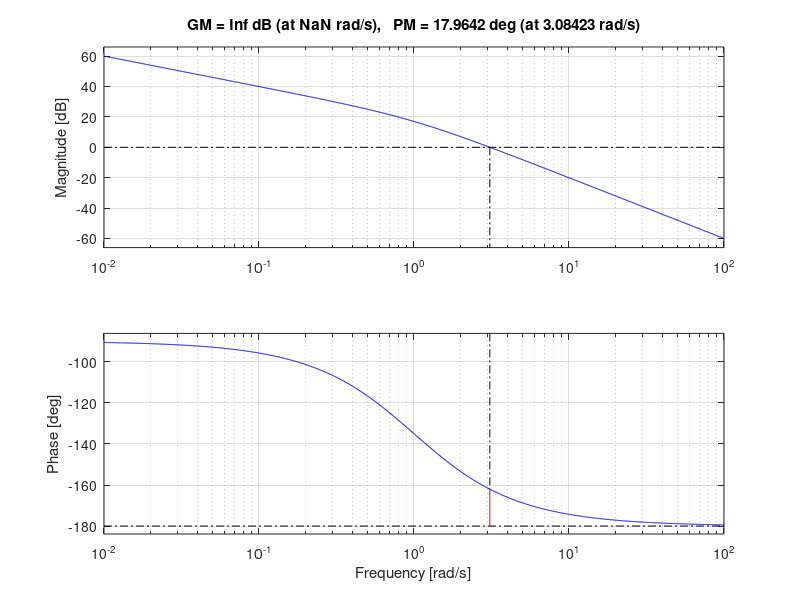
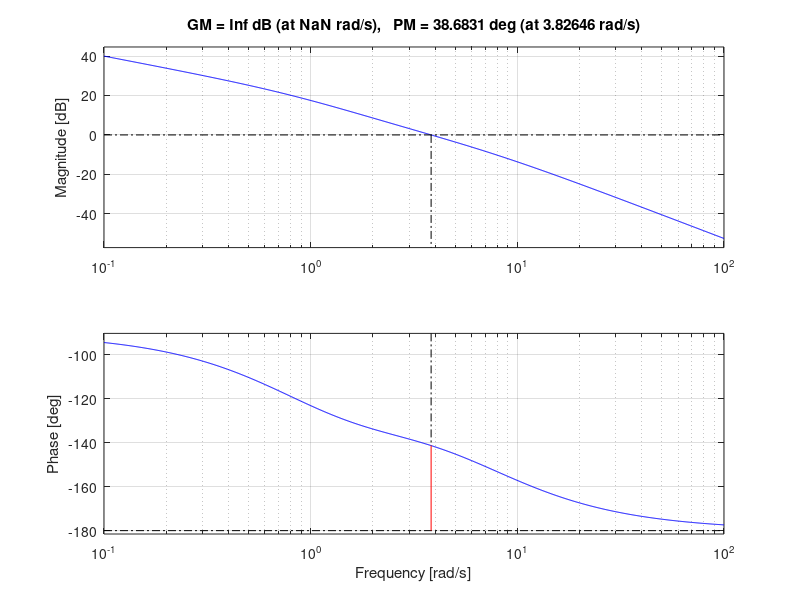
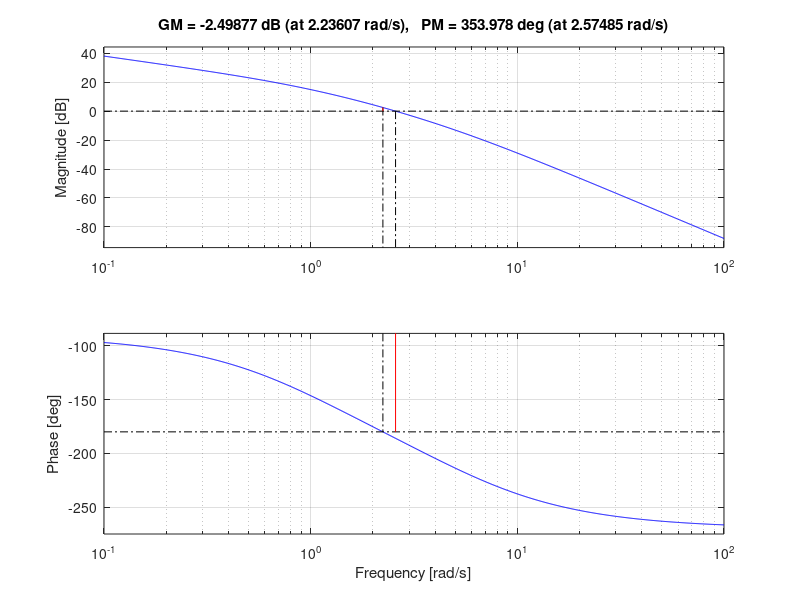
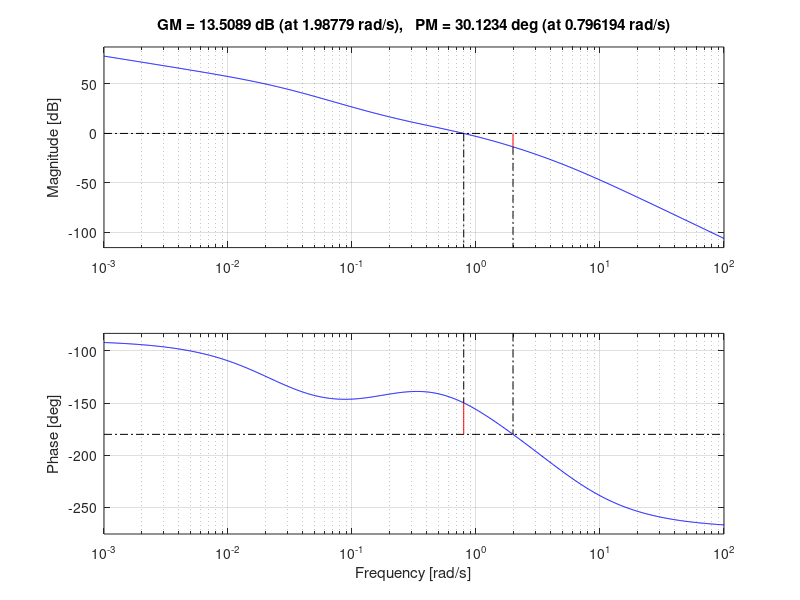

Recreate these plots in MATLAB, in order.
lead1= tf([10],[1 1 0]);
figure(1);
margin(lead1)
lead2=tf([3.85 10],[0.162 1.162 1 0]);
figure(2);
margin(lead2)
lag1=tf([40],[1 6 5 0]);
figure(3);
margin(lag1)
lag2=tf([40 8],[8 48.2 41.2 1 0]);
figure(4);
margin(lag2)
laglead1=tf([25],[0.05 0.6 1 0]);
figure(5);
margin(laglead1)
laglead2=tf([37.3 68.65 1],[0.0744 1.6974 11.1938 16.693 1 0]);
figure(6);
margin(laglead2)
